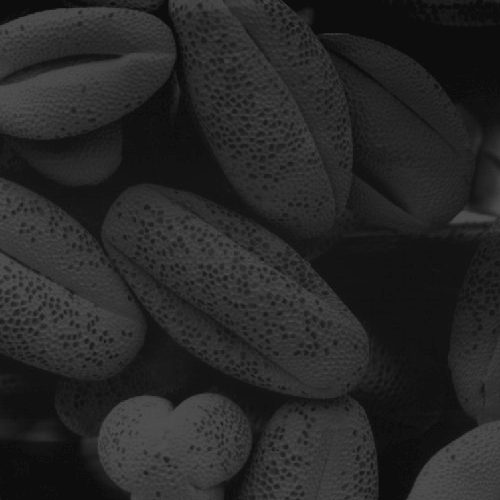
#> input picture lab_4/dark.tif, 500 x 500 px
$ python task1.py
#> lines starting #> are read from the running program, lines starting #| are printed output that depends on the picture
import cv2
from matplotlib import pyplot as plt
import numpy as np

img = cv2.imread("dark.tif", 0)
#> img is the input picture: shape (500, 500); min 13, max 83, mean 38.7

cv2.imshow("Before", img)
cv2.waitKey()
histr = cv2.calcHist([img], [0], None, [256], [0, 256])
#> histr = 256 values, max 17718 at index 13, min 0 at index 0, mean 976.6
plt.plot(histr)
plt.show()
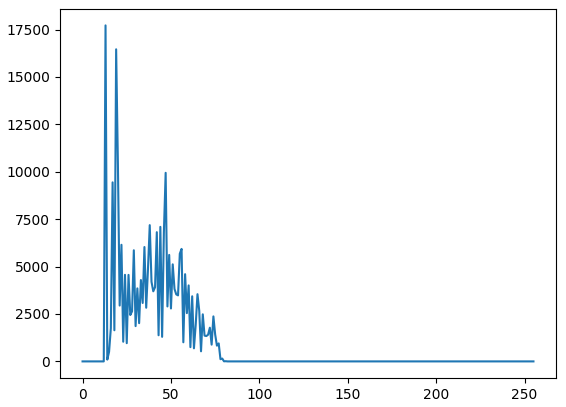
#> figure drawn by matplotlib, 1 panel; curve peaks at x = 13, y = 17718
height, width = img.shape[:2]
#> height = 500; width = 500

print(height)
#| 500
print(width)
#| 500
c = 255/(np.log(1 + np.max(img)))
#> c = 57.55

for y in range(height):
    for x in range(width):
        img[x][y] = c*np.log(img[x][y])
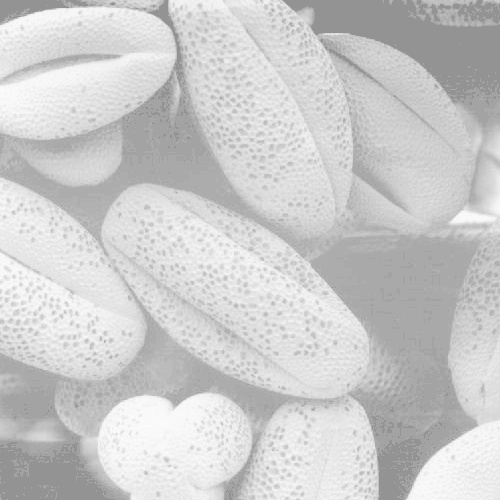
#> img: shape (500, 500); min 147, max 254, mean 203.4


cv2.imshow("After", img)
cv2.waitKey()
histr2 = cv2.calcHist([img], [0], None, [256], [0, 256])
#> histr2 = 256 values, max 17718 at index 147, min 0 at index 0, mean 976.6
plt.plot(histr2)
plt.show()
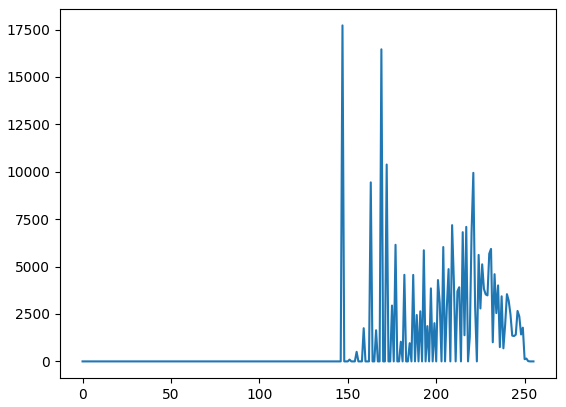
#> figure drawn by matplotlib, 1 panel; curve peaks at x = 147, y = 17718
